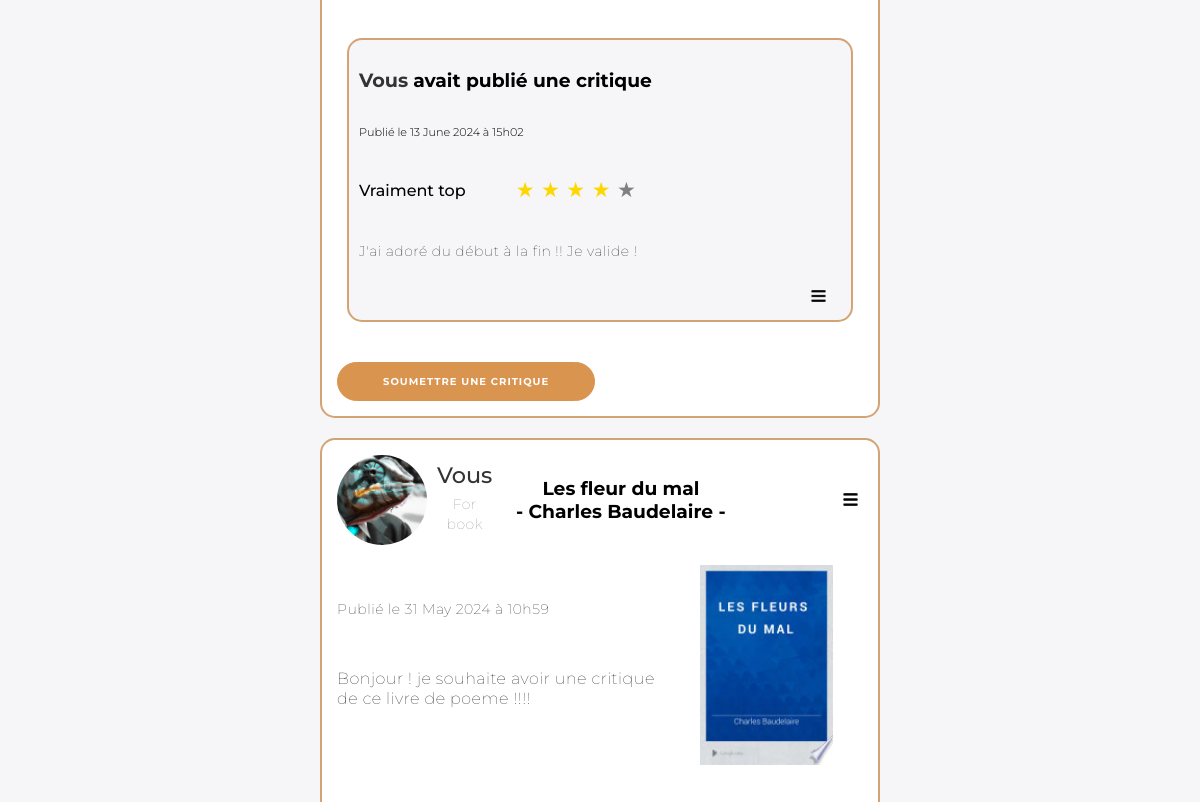
Page /home/?page=2 (signed in, middle part) on the earlier database version.
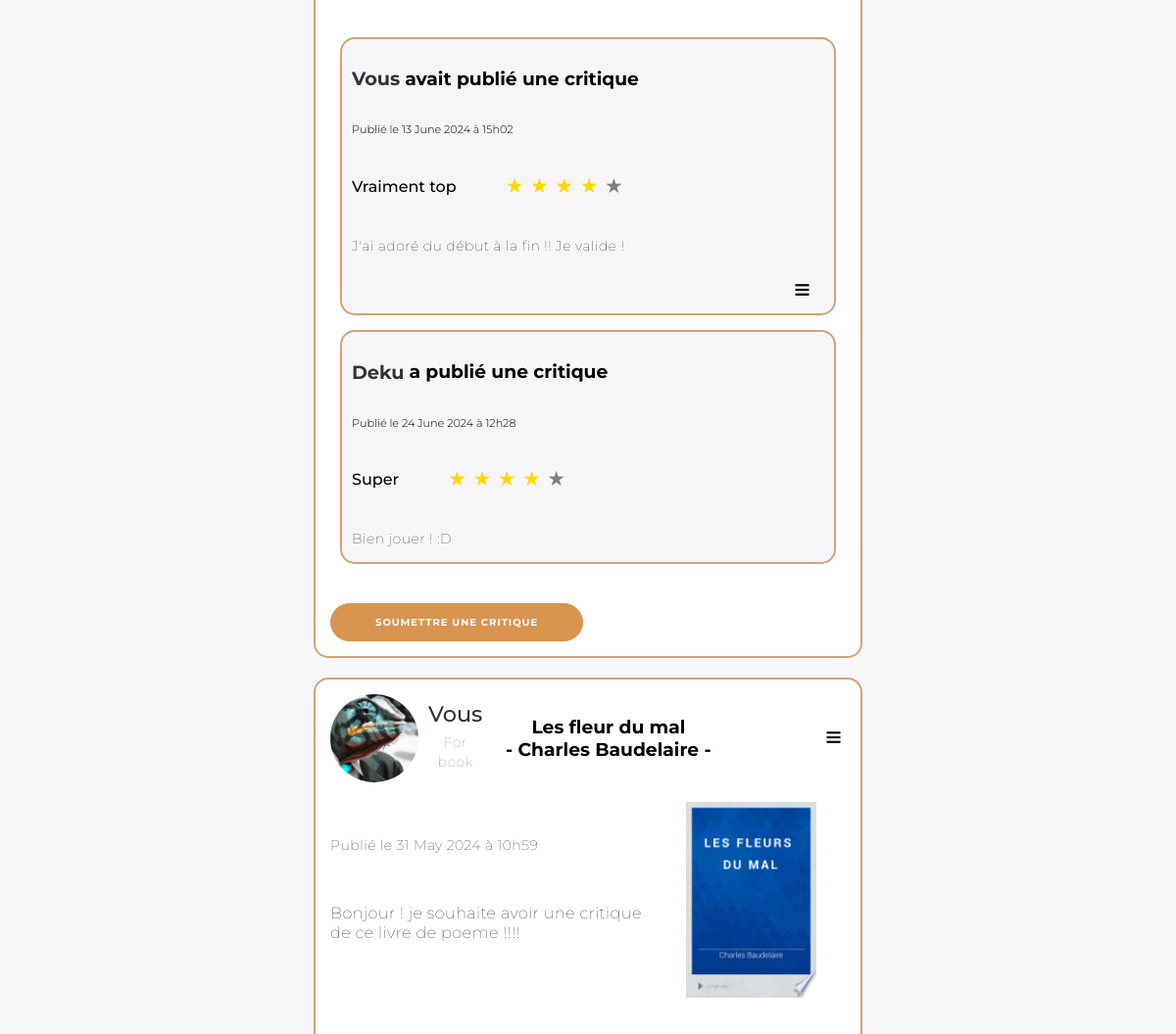
Same page on the later database version.
### blog/models.py (models this page shows, shortened)
class Review(models.Model):
    ticket = models.ForeignKey(to=Ticket, on_delete=models.CASCADE)
    rating = models.PositiveSmallIntegerField(
        validators=[MinValueValidator(0), MaxValueValidator(5)]
    )
    headline = models.CharField(max_length=128)
    body = models.TextField(max_length=8192, blank=True)
    user = models.ForeignKey(to=settings.AUTH_USER_MODEL, on_delete=models.CASCADE)
    time_created = models.DateTimeField(auto_now_add=True)

class Ticket(models.Model):
    BOOK = "book"
    ARTICLE = "article"
    TICKET_TYPE_CHOICES = [
        (BOOK, "Livre"),
        (ARTICLE, "Article"),
    ]
    title = models.CharField(max_length=128)
    author = models.CharField(max_length=100, blank=True, null=True)
    type = models.CharField(max_length=20, choices=TICKET_TYPE_CHOICES, default=BOOK)
    description = models.TextField(max_length=2048, blank=True)
    user = models.ForeignKey(to=settings.AUTH_USER_MODEL, on_delete=models.CASCADE)
    image = models.ImageField(upload_to="ticket_images/", null=True, blank=True)
    time_created = models.DateTimeField(auto_now_add=True)

### authentication/models.py (models this page shows, shortened)
class User(AbstractUser):
    profile_photo = models.ImageField(
        verbose_name="Profile photo", upload_to="profile_photos/", null=True, blank=True
    )
    IMAGE_MAX_SIZE = (400, 400)

### blog/views.py (the view)
# urls.py: path('home/', blog.views.HomeView.as_view(), name='home'),
@method_decorator(login_required, name="dispatch")
class HomeView(View):
    template_name = "blog/home.html"
    def get(self, request):
        blocked_users = UserBlock.objects.filter(user=request.user).values_list(
            "blocked_user", flat=True
        )
        tickets = (
            Ticket.objects.filter()
            .exclude(user__id__in=blocked_users)
            .order_by("-time_created")
        )
        following_ids = UserFollows.objects.filter(user=request.user).values_list(
            "followed_user", flat=True
        )
        following = User.objects.filter(id__in=following_ids)
        followed_by_ids = UserFollows.objects.filter(
            followed_user=request.user
        ).values_list("user", flat=True)
        followed_by = User.objects.filter(id__in=followed_by_ids)
        follows_tickets = (
            Ticket.objects.filter(user__in=following)
            .exclude(user__id__in=blocked_users)
            .order_by("-time_created")
        )
        users = User.objects.exclude(username=request.user.username).exclude(
            id__in=blocked_users
        )
        star_range = range(1, 6)
        ticket_paginator = Paginator(tickets, 5)  # 10 tickets par page
        ticket_page_number = request.GET.get("page")
        ticket_page_obj = ticket_paginator.get_page(ticket_page_number)
        tickets_with_reviews = []
        for ticket in ticket_page_obj:
            ticket_reviews = ticket.review_set.exclude(user__id__in=blocked_users)
            tickets_with_reviews.append({"ticket": ticket, "reviews": ticket_reviews})
        follows_ticket_paginator = Paginator(follows_tickets, 5)  # 10 tickets par page
        follows_ticket_page_number = request.GET.get("follows_page")
        follows_ticket_page_obj = follows_ticket_paginator.get_page(
            follows_ticket_page_number
        )
        follows_tickets_with_reviews = []
        for ticket in follows_ticket_page_obj:
            ticket_reviews = ticket.review_set.exclude(user__id__in=blocked_users)
            follows_tickets_with_reviews.append(
                {"ticket": ticket, "reviews": ticket_reviews}
            )
        context = {
            "users": users,
            "tickets_with_reviews": tickets_with_reviews,
            "ticket_page_obj": ticket_page_obj,
            "follows_tickets_with_reviews": follows_tickets_with_reviews,
            "follows_ticket_page_obj": follows_ticket_page_obj,
            "star_range": star_range,
            "following": following,
            "followed_by": followed_by,
            "follows_tickets": follows_tickets,
        }
        return render(request, self.template_name, context)

### blog/templatetags/blog_extras.py (called while the page is built)
@register.filter
def get_time_display(time_created):
    seconds_ago = (timezone.now() - time_created).total_seconds()
    if seconds_ago <= HOUR:
        return f"Publié il y a {int(seconds_ago // MINUTE)} minutes."
    elif seconds_ago <= DAY:
        return f"Publié il y a {int(seconds_ago // HOUR)} heures."
    return f"Publié le {time_created.strftime('%d %B %Y à %Hh%M')}"

@register.filter
def profile_photo_or_default(user):
    if user.profile_photo:
        return user.profile_photo.url
    return static("images/default_profile.png")

@register.filter
def capitalize_first(value):
    if not isinstance(value, str):
        return value
    return value.capitalize()

### blog/templates/blog/home.html (shortened to what this page needs)
{% extends 'base.html' %}
{% load static %}
{% load blog_extras %}
{% block content %}
<main class="main-content">
    <div class="feed page-transition page-transition-active">
        <div id="all-posts" class="feed">
            {% include 'blog/ticket_list.html' with tickets_with_reviews=tickets_with_reviews star_range=star_range %}
        </div>
    </div>
    <div class="side-left">
        <div class="user-container">
        </div>
    </div>
    <div class="side-right">
    </div>
</main>
{% endblock content %}

### blog/templates/blog/ticket_list.html (shortened to what this page needs)
{% load blog_extras %}
{% load static %}
{% for item in tickets_with_reviews %}
    {% with ticket=item.ticket reviews=item.reviews %}
<div id="ticket-{{ ticket.id }}" class="ticket">
    <div class="ticket-header">
        <div class="ticket-user-info">
            <img class="ticket-avatar" src="{{ ticket.user|profile_photo_or_default }}" alt="Profile photo">
            <div class="ticket-details">
                {% if ticket.user == request.user %}
                    <a class="ticket-header__user profile-link" href="{% url 'profile' %}">
                        Vous
                    </a>
                {% else %}
                    <a class="ticket-header__user profile-link" href="{% url 'user_profile' username=ticket.user.username %}">
                        {{ ticket.user.username|capitalize_first }}
                    </a>
                {% endif %}
                <p class="ticket-type">For {{ ticket.type }}</p>
            </div>
        </div>
        <h3 class="ticket-header__title">{{ ticket.title }} <br> - {{ ticket.author }} -</h3>
        {% if ticket.user == request.user %}
        <div class="dropdown ticket-dropdown">
            <button class="dropbtn">
                <img src="{% static 'images/btn_menu.png' %}" alt="Options">
            </button>
        </div>
        {% endif %}
    </div>
    <div class="ticket-content">
        <p class="ticket-content__time">{{ ticket.time_created|get_time_display }}</p>
        <p class="ticket-content__desc">{{ ticket.description }}</p>
        {% if ticket.image and ticket.image.url %}
        <img class="ticket-content__img" src="{{ ticket.image.url }}" alt="{{ ticket.title }}">
        {% else %}
        <img class="ticket-content__img" src="{% static 'images/no_image.png' %}">
        {% endif %}
    </div>
    {% if reviews.exists %}
            {% for review in reviews %}
        <div class="review-container">
            <div class="review-user-info">
            {% if review.user == request.user %}
                <a class="profile-link" href="{% url 'profile' %}">Vous</a>
                <h3>avait publié une critique</h3>
            {% else %}
                <a class="profile-link" href="{% url 'user_profile' username=review.user.username %}">{{ review.user.username|capitalize_first }}</a>
                <h3>a publié une critique</h3>
            {% endif %}
            </div>
            <h4>{{ review.time_created|get_time_display }}</h4>
            <div class="review">
                <div class="review-rating">
                    <h5>{{ review.headline }}</h5>
                    <p>
                        {% for i in star_range %}
                            {% if i <= review.rating %}
                                <span class="star star-filled">&#9733;</span>
                            {% else %}
                                <span class="star">&#9733;</span>
                            {% endif %}
                        {% endfor %}
                    </p>
                </div>
                <p class="review-body">{{ review.body }}</p>
            </div>
            {% if review.user == request.user %}
                <div class="review-menu">
                    <div class="dropdown">
                        <button class="dropbtn drop-review">
                            <img src="{% static 'images/btn_menu.png' %}" alt="Options">
                        </button>
                    </div>
                </div>
            {% endif %}
        </div>
        {% endfor %}
    {% endif %}
    <div class="button-container">
        <a class="button-review" href="{% url 'review_upload' ticket.pk %}?page={{ request.GET.page }}">Soumettre une critique</a>
    </div>
</div>
{%endwith%}
{% endfor %}

Differences in the rows shown:
added Review: user.username "Deku", time_created|get_time_display "Publié le 24 June 2024 à 12h28", headline "Super", rating 4 (drawn), body "Bien jouer ! :D", shown under Ticket (number 1 of 2 on the later page)
